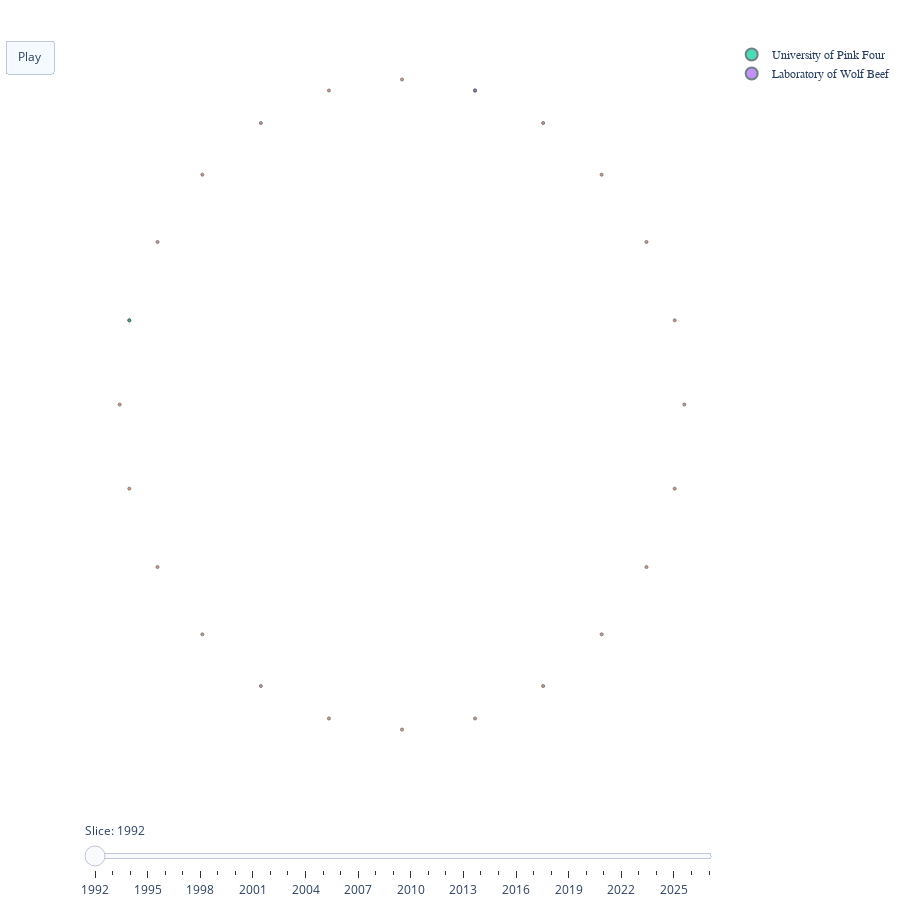

Notebook code for this chart:
### Code cell
plot_tensor_graph_slices(X, node_map, time_map, 
                         node_attributes=affiliation_attributes, 
                         trace_nodes = affiliation_ids[:3],
                         window = 3,  # sliding window of 3 years (only show connections from up to 3 years ago)
                         globalize_node_sizes=True,  # set max node size from largest degree node across all years
                         filter_isolated_nodes=False,  # if True only show nodes that have edges
                         verbose=True)

### Figure 1 — Plotly figure (JSON) as saved in the notebook; plotly's stock layout.template omitted (floating-point values rounded to 4 significant figures)
{"data": [{"hoverinfo": "none", "line": {"color": "#888", "width": 0.5}, "mode": "lines", "showlegend": false, "type": "scatter", "x": [], "y": []}, {"hoverinfo": "text", "marker": {"line": {"color": ["DarkSlateGrey", "DarkSlateGrey", "DarkSlateGrey", "DarkSlateGrey", "DarkSlateGrey", "DarkSlateGrey", "DarkSlateGrey", "DarkSlateGrey", "DarkSlateGrey", "DarkSlateGrey", "DarkSlateGrey", "DarkSlateGrey", "DarkSlateGrey", "DarkSlateGrey", "DarkSlateGrey", "DarkSlateGrey", "DarkSlateGrey", "DarkSlateGrey", "DarkSlateGrey", "DarkSlateGrey", "DarkSlateGrey", "DarkSlateGrey", "DarkSlateGrey", "DarkSlateGrey"], "width": [1, 1, 1, 1, 1, 1, 1, 1, 1, 1, 1, 1, 1, 1, 1, 1, 1, 1, 1, 1, 1, 1, 1, 1]}, "size": [3, 3, 3, 3, 3, 3, 3, 3, 3, 3, 3, 3, 3, 3, 3, 3, 3, 3, 3, 3, 3, 3, 3, 3]}, "mode": "markers", "showlegend": false, "text": ["<b></b><br>name: ", "<b>fcb9d5e2-a57f-45fa-b650-4a1a1e3d11fd</b><br>name: Organization of Wolf Pasta Blue Oak", "<b>7006d559-83f0-4062-9851-112563d01126</b><br>name: Lab of Pink Shrimp Three Deer", "<b>e683d89d-d32d-422a-bbd8-e09034534258</b><br>name: Lab of Eight Olive Dolphin Shrimp", "<b>4fa1d1b0-5579-42b5-bc7b-4a7f4cda88aa</b><br>name: Lab of Sequoia", "<b>9d65547f-0803-4b6e-8156-f681cb8d75b4</b><br>name: College of Zebra Ten", "<b>f05e4224-11eb-4c77-b9be-917a55eeb9b1</b><br>name: University of Pink Four", "<b>4f9ddc8a-27bb-4614-8a3c-0518c4b38d01</b><br>name: College of Lavender Four", "<b>e1439541-2c1b-4969-b5fa-a0516bec9c97</b><br>name: College of Cyan Cedar", "<b>c55a97d8-cf05-4014-b4d6-01730a79c2b4</b><br>name: Laboratory of Apple Two Cedar", "<b>7621ffa5-659c-4278-9237-3286f1bad64e</b><br>name: Organization of Cucumber Grapes", "<b>89a0646c-4acb-4cbc-b59a-af3421319211</b><br>name: College of Eagle Green", "<b>f136a991-1e49-4507-8fb1-1b7942d306e4</b><br>name: Lab of Cyan", "<b>20247429-8769-489f-9141-155e8f8ae952</b><br>name: University of Fifteen Birch Three", "<b>f9e0ae92-47fe-478e-b136-f767ac765a0e</b><br>name: Organization of Fourteen Whale Cherry Spruce", "<b>a91af4f6-319b-48e3-b97b-64714ba94751</b><br>name: College of Lavender Cucumber Tiger", "<b>62254c96-91c8-45d6-a21d-4e51f7533f8e</b><br>name: Lab of Magnolia Giraffe Ten", "<b>5ff082ce-3d5d-45c7-8dd7-3c3fd0623d80</b><br>name: College of Carrot Tomato Cherry", "<b>5b2946ce-9c35-47c6-b733-77b02db26b94</b><br>name: Lab of Cheese", "<b>e5dbc64b-56d6-4f42-b950-27b3922f0252</b><br>name: University of Elm Spruce", "<b>83a4599b-5a58-45a4-b668-e153d1e44192</b><br>name: Laboratory of Four Carrot", "<b>0f6f0552-3404-45f3-b540-5bfad25264ce</b><br>name: College of Ten Twenty Lavender", "<b>d1361bd1-ee0f-4550-99f9-4b6939fccfcd</b><br>name: Laboratory of Wolf Beef", "<b>31587032-be70-4345-9035-8729d0796b38</b><br>name: Laboratory of Fish"], "type": "scatter", "x": [1, 0.983, 0.1464, 0.75, 0.5, 0.3706, 0.01704, 0.8536, 0.06699, 0.5, 0.75, 0.25, 0.8536, 0.06699, 0.933, 0.01704, 2.017e-09, 0.25, 0.3706, 0.6294, 0.1464, 0.983, 0.6294, 0.933], "y": [0.5, 0.3706, 0.8536, 0.06699, 1.0, 0.01704, 0.6294, 0.8536, 0.25, 1.102e-09, 0.933, 0.06699, 0.1464, 0.75, 0.25, 0.3706, 0.5, 0.933, 0.983, 0.01704, 0.1464, 0.6294, 0.983, 0.75]}, {"hoverinfo": "text", "marker": {"line": {"color": ["DarkSlateGrey", "DarkSlateGrey", "DarkSlateGrey", "DarkSlateGrey", "DarkSlateGrey", "DarkSlateGrey", "DarkSlateGrey", "DarkSlateGrey", "DarkSlateGrey", "DarkSlateGrey", "DarkSlateGrey", "DarkSlateGrey", "DarkSlateGrey", "DarkSlateGrey", "DarkSlateGrey", "DarkSlateGrey", "DarkSlateGrey", "DarkSlateGrey", "DarkSlateGrey", "DarkSlateGrey", "DarkSlateGrey", "DarkSlateGrey", "DarkSlateGrey", "DarkSlateGrey"], "width": [1, 1, 1, 1, 1, 1, 1, 1, 1, 1, 1, 1, 1, 1, 1, 1, 1, 1, 1, 1, 1, 1, 1, 1]}, "size": [3]}, "mode": "markers", "name": "University of Pink Four", "showlegend": true, "text": ["<b>f05e4224-11eb-4c77-b9be-917a55eeb9b1</b><br>name: University of Pink Four"], "type": "scatter", "x": [0.01704], "y": [0.6294]}, {"hoverinfo": "text", "marker": {"line": {"color": ["DarkSlateGrey", "DarkSlateGrey", "DarkSlateGrey", "DarkSlateGrey", "DarkSlateGrey", "DarkSlateGrey", "DarkSlateGrey", "DarkSlateGrey", "DarkSlateGrey", "DarkSlateGrey", "DarkSlateGrey", "DarkSlateGrey", "DarkSlateGrey", "DarkSlateGrey", "DarkSlateGrey", "DarkSlateGrey", "DarkSlateGrey", "DarkSlateGrey", "DarkSlateGrey", "DarkSlateGrey", "DarkSlateGrey", "DarkSlateGrey", "DarkSlateGrey", "DarkSlateGrey"], "width": [1, 1, 1, 1, 1, 1, 1, 1, 1, 1, 1, 1, 1, 1, 1, 1, 1, 1, 1, 1, 1, 1, 1, 1]}, "size": [3]}, "mode": "markers", "name": "Laboratory of Wolf Beef", "showlegend": true, "text": ["<b>d1361bd1-ee0f-4550-99f9-4b6939fccfcd</b><br>name: Laboratory of Wolf Beef"], "type": "scatter", "x": [0.6294], "y": [0.983]}], "layout": {"height": 900, "legend": {"font": {"family": "sans-serif", "size": 12}, "itemsizing": "constant", "traceorder": "normal"}, "margin": {"b": 20, "l": 5, "r": 5, "t": 40}, "paper_bgcolor": "rgba(0,0,0,0)", "plot_bgcolor": "rgba(0,0,0,0)", "showlegend": true, "sliders": [{"active": 0, "currentvalue": {"prefix": "Slice: ", "visible": true}, "pad": {"t": 50}, "steps": [{"args": [["1992"], {"frame": {"duration": 2000, "redraw": true}, "mode": "immediate"}], "label": "1992", "method": "animate"}, {"args": [["1993"], {"frame": {"duration": 2000, "redraw": true}, "mode": "immediate"}], "label": "1993", "method": "animate"}, {"args": [["1994"], {"frame": {"duration": 2000, "redraw": true}, "mode": "immediate"}], "label": "1994", "method": "animate"}, {"args": [["1995"], {"frame": {"duration": 2000, "redraw": true}, "mode": "immediate"}], "label": "1995", "method": "animate"}, {"args": [["1996"], {"frame": {"duration": 2000, "redraw": true}, "mode": "immediate"}], "label": "1996", "method": "animate"}, {"args": [["1997"], {"frame": {"duration": 2000, "redraw": true}, "mode": "immediate"}], "label": "1997", "method": "animate"}, {"args": [["1998"], {"frame": {"duration": 2000, "redraw": true}, "mode": "immediate"}], "label": "1998", "method": "animate"}, {"args": [["1999"], {"frame": {"duration": 2000, "redraw": true}, "mode": "immediate"}], "label": "1999", "method": "animate"}, {"args": [["2000"], {"frame": {"duration": 2000, "redraw": true}, "mode": "immediate"}], "label": "2000", "method": "animate"}, {"args": [["2001"], {"frame": {"duration": 2000, "redraw": true}, "mode": "immediate"}], "label": "2001", "method": "animate"}, {"args": [["2002"], {"frame": {"duration": 2000, "redraw": true}, "mode": "immediate"}], "label": "2002", "method": "animate"}, {"args": [["2003"], {"frame": {"duration": 2000, "redraw": true}, "mode": "immediate"}], "label": "2003", "method": "animate"}, {"args": [["2004"], {"frame": {"duration": 2000, "redraw": true}, "mode": "immediate"}], "label": "2004", "method": "animate"}, {"args": [["2005"], {"frame": {"duration": 2000, "redraw": true}, "mode": "immediate"}], "label": "2005", "method": "animate"}, {"args": [["2006"], {"frame": {"duration": 2000, "redraw": true}, "mode": "immediate"}], "label": "2006", "method": "animate"}, {"args": [["2007"], {"frame": {"duration": 2000, "redraw": true}, "mode": "immediate"}], "label": "2007", "method": "animate"}, {"args": [["2008"], {"frame": {"duration": 2000, "redraw": true}, "mode": "immediate"}], "label": "2008", "method": "animate"}, {"args": [["2009"], {"frame": {"duration": 2000, "redraw": true}, "mode": "immediate"}], "label": "2009", "method": "animate"}, {"args": [["2010"], {"frame": {"duration": 2000, "redraw": true}, "mode": "immediate"}], "label": "2010", "method": "animate"}, {"args": [["2011"], {"frame": {"duration": 2000, "redraw": true}, "mode": "immediate"}], "label": "2011", "method": "animate"}, {"args": [["2012"], {"frame": {"duration": 2000, "redraw": true}, "mode": "immediate"}], "label": "2012", "method": "animate"}, {"args": [["2013"], {"frame": {"duration": 2000, "redraw": true}, "mode": "immediate"}], "label": "2013", "method": "animate"}, {"args": [["2014"], {"frame": {"duration": 2000, "redraw": true}, "mode": "immediate"}], "label": "2014", "method": "animate"}, {"args": [["2015"], {"frame": {"duration": 2000, "redraw": true}, "mode": "immediate"}], "label": "2015", "method": "animate"}, {"args": [["2016"], {"frame": {"duration": 2000, "redraw": true}, "mode": "immediate"}], "label": "2016", "method": "animate"}, {"args": [["2017"], {"frame": {"duration": 2000, "redraw": true}, "mode": "immediate"}], "label": "2017", "method": "animate"}, {"args": [["2018"], {"frame": {"duration": 2000, "redraw": true}, "mode": "immediate"}], "label": "2018", "method": "animate"}, {"args": [["2019"], {"frame": {"duration": 2000, "redraw": true}, "mode": "immediate"}], "label": "2019", "method": "animate"}, {"args": [["2020"], {"frame": {"duration": 2000, "redraw": true}, "mode": "immediate"}], "label": "2020", "method": "animate"}, {"args": [["2021"], {"frame": {"duration": 2000, "redraw": true}, "mode": "immediate"}], "label": "2021", "method": "animate"}, {"args": [["2022"], {"frame": {"duration": 2000, "redraw": true}, "mode": "immediate"}], "label": "2022", "method": "animate"}, {"args": [["2023"], {"frame": {"duration": 2000, "redraw": true}, "mode": "immediate"}], "label": "2023", "method": "animate"}, {"args": [["2024"], {"frame": {"duration": 2000, "redraw": true}, "mode": "immediate"}], "label": "2024", "method": "animate"}, {"args": [["2025"], {"frame": {"duration": 2000, "redraw": true}, "mode": "immediate"}], "label": "2025", "method": "animate"}, {"args": [["2026"], {"frame": {"duration": 2000, "redraw": true}, "mode": "immediate"}], "label": "2026", "method": "animate"}, {"args": [["2027"], {"frame": {"duration": 2000, "redraw": true}, "mode": "immediate"}], "label": "2027", "method": "animate"}]}], "title": {"text": ""}, "updatemenus": [{"buttons": [{"args": [null, {"frame": {"duration": 1500, "redraw": true}, "transition": {"duration": 1000}}], "label": "Play", "method": "animate"}], "type": "buttons"}], "width": 900, "xaxis": {"showgrid": false, "showticklabels": false, "zeroline": false}, "yaxis": {"showgrid": false, "showticklabels": false, "zeroline": false}}}
